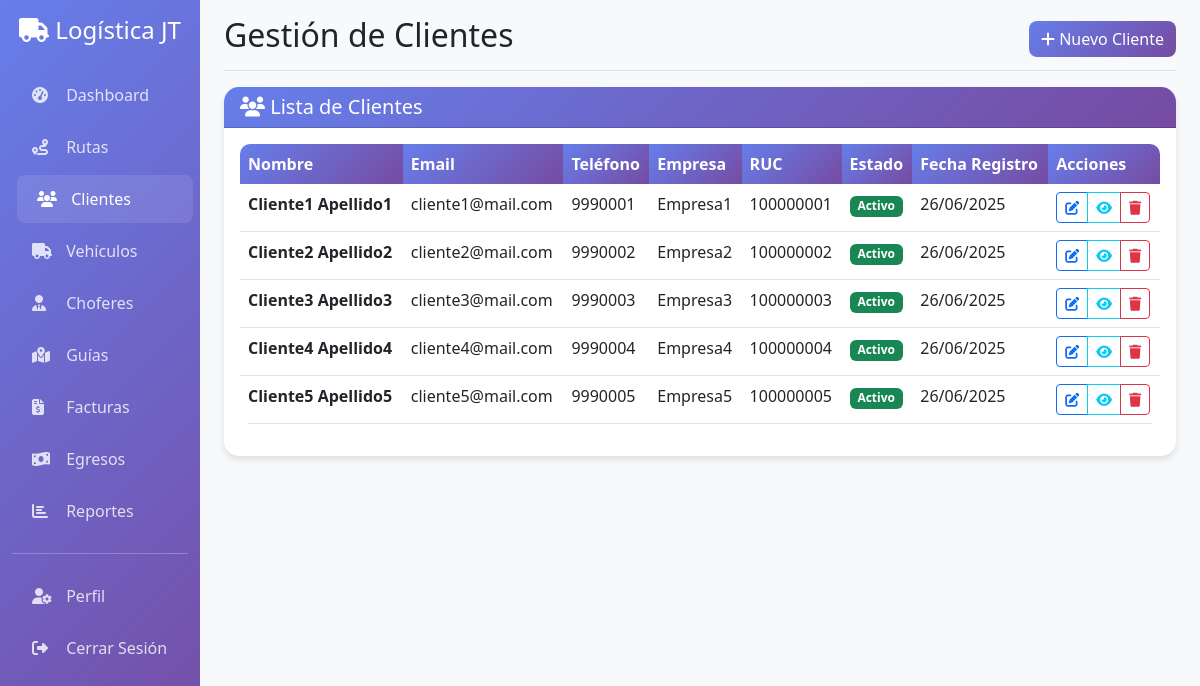
Screenshot of /clientes/ (signed in) with the database file from the repository.
### models.py (models this page shows)
class Cliente(db.Model):
    id = db.Column(db.Integer, primary_key=True)
    nombre = db.Column(db.String(100), nullable=False)
    apellido = db.Column(db.String(100), nullable=False)
    email = db.Column(db.String(120), unique=True)
    telefono = db.Column(db.String(20))
    direccion = db.Column(db.Text)
    empresa = db.Column(db.String(100))
    ruc = db.Column(db.String(20))
    activo = db.Column(db.Boolean, default=True)
    fecha_registro = db.Column(db.DateTime, default=datetime.utcnow)
    facturas = db.relationship('Factura', backref='cliente', lazy=True)

### routes.py (the view)
@clientes_bp.route('/')
@login_required
def index():
    clientes = Cliente.query.all()
    return render_template('clientes/index.html', clientes=clientes)

### templates/clientes/index.html (shortened to what this page needs)
{% extends "base.html" %}
{% block page_title %}Gestión de Clientes{% endblock %}
{% block page_actions %}
<a href="{{ url_for('clientes.nuevo_cliente') }}" class="btn btn-primary">
    <i class="fas fa-plus"></i> Nuevo Cliente
</a>
{% endblock %}
{% block content %}
<div class="card">
    <div class="card-header">
        <h5 class="mb-0">
            <i class="fas fa-users"></i>
            Lista de Clientes
        </h5>
    </div>
    <div class="card-body">
        {% if clientes %}
        <div class="table-responsive">
            <table class="table table-hover">
                <thead>
                    <tr>
                        <th>Nombre</th>
                        <th>Email</th>
                        <th>Teléfono</th>
                        <th>Empresa</th>
                        <th>RUC</th>
                        <th>Estado</th>
                        <th>Fecha Registro</th>
                        <th>Acciones</th>
                    </tr>
                </thead>
                <tbody>
                    {% for cliente in clientes %}
                    <tr>
                        <td>
                            <strong>{{ cliente.nombre }} {{ cliente.apellido }}</strong>
                        </td>
                        <td>{{ cliente.email or 'Sin email' }}</td>
                        <td>{{ cliente.telefono or 'Sin teléfono' }}</td>
                        <td>{{ cliente.empresa or 'Particular' }}</td>
                        <td>{{ cliente.ruc or 'Sin RUC' }}</td>
                        <td>
                            {% if cliente.activo %}
                                <span class="badge bg-success">Activo</span>
                            {% else %}
                                <span class="badge bg-secondary">Inactivo</span>
                            {% endif %}
                        </td>
                        <td>{{ cliente.fecha_registro.strftime('%d/%m/%Y') }}</td>
                        <td>
                            <div class="btn-group" role="group">
                                <button type="button" class="btn btn-sm btn-outline-primary">
                                    <i class="fas fa-edit"></i>
                                </button>
                                <button type="button" class="btn btn-sm btn-outline-info">
                                    <i class="fas fa-eye"></i>
                                </button>
                                <button type="button" class="btn btn-sm btn-outline-danger">
                                    <i class="fas fa-trash"></i>
                                </button>
                            </div>
                        </td>
                    </tr>
                    {% endfor %}
                </tbody>
            </table>
        </div>
        {% endif %}
    </div>
</div>
{% endblock %}

### templates/base.html (style rules this page uses)
.card { border: none; border-radius: 15px; box-shadow: 0 4px 6px rgba(0,0,0,0.1); }
.card-header { background: linear-gradient(135deg, #667eea 0%, #764ba2 100%); color: white; border-radius: 15px 15px 0 0 !important; }
.btn-primary { background: linear-gradient(135deg, #667eea 0%, #764ba2 100%); border: none; border-radius: 8px; }
.table { border-radius: 10px; overflow: hidden; }
.table thead th { background: linear-gradient(135deg, #667eea 0%, #764ba2 100%); color: white; border: none; }

### rows the page displays
Cliente: nombre "Cliente1", apellido "Apellido1", email "cliente1@mail.com", telefono "9990001", empresa "Empresa1", ruc "100000001", activo "Activo", fecha_registro "26/06/2025"
Cliente: nombre "Cliente2", apellido "Apellido2", email "cliente2@mail.com", telefono "9990002", empresa "Empresa2", ruc "100000002", activo "Activo", fecha_registro "26/06/2025"
Cliente: nombre "Cliente3", apellido "Apellido3", email "cliente3@mail.com", telefono "9990003", empresa "Empresa3", ruc "100000003", activo "Activo", fecha_registro "26/06/2025"
Cliente: nombre "Cliente4", apellido "Apellido4", email "cliente4@mail.com", telefono "9990004", empresa "Empresa4", ruc "100000004", activo "Activo", fecha_registro "26/06/2025"
Cliente: nombre "Cliente5", apellido "Apellido5", email "cliente5@mail.com", telefono "9990005", empresa "Empresa5", ruc "100000005", activo "Activo", fecha_registro "26/06/2025"
